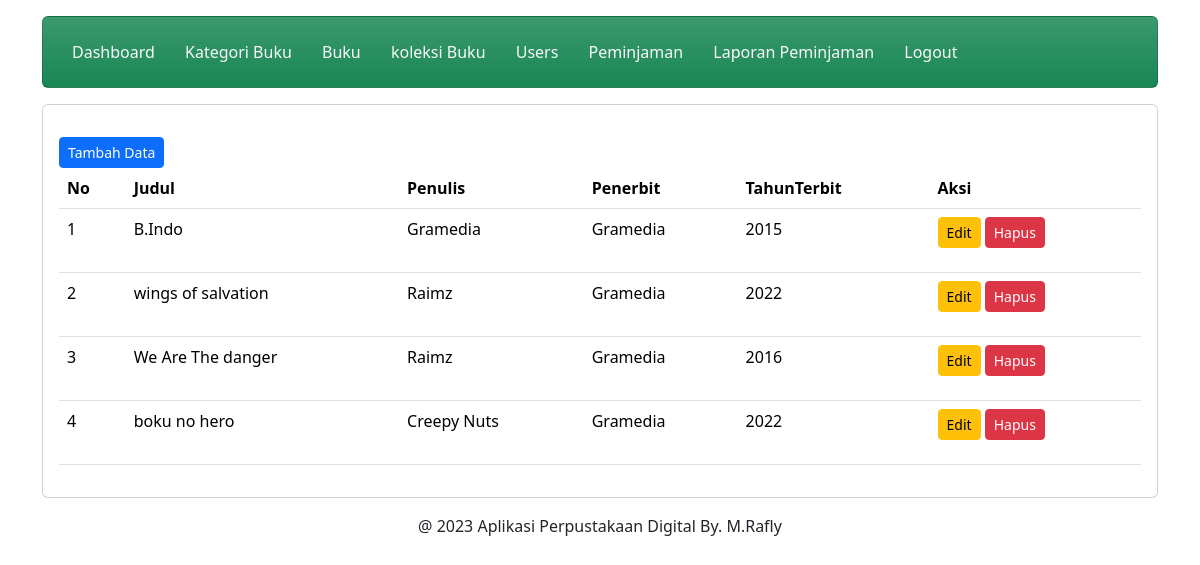
/admin/buku.php (signed in), run on the app's committed database.
### tables this page shows
CREATE TABLE `buku` (
  `BukuID` int(11) NOT NULL,
  `Judul` varchar(255) NOT NULL,
  `Penulis` varchar(255) NOT NULL,
  `Penerbit` varchar(255) NOT NULL,
  `TahunTerbit` int(11) NOT NULL
);

### admin/buku.php (the view, shortened to what this page needs)
<?php
include 'header.php';
include 'navbar.php';
?>
         <div class="content mt-3">
                <div class="card">
                    <div class="card-body">
                            <a href="tambah_buku.php" class="btn btn-primary btn-sm mt-3">Tambah Data</a>
                        <table class="table">
                            <thead>
                                <tr>
                                    <th>No</th>
                                    <th>Judul</th>
                                    <th>Penulis</th>
                                    <th>Penerbit</th>
                                    <th>TahunTerbit</th>
                                    <th>Aksi</th>
                                </tr>
                            </thead>
                            <tbody>
                            <?php
		include '../koneksi.php';
		$no = 1;
		$data = mysqli_query($koneksi,"select * from buku");
		while($d = mysqli_fetch_array($data)){
			?>
                                <tr>
                                    <td><?php echo $no++; ?></td>
                                    <td><?php echo $d['Judul']; ?></td>
                                    <td><?php echo $d['Penulis']; ?></td>
                                    <td><?php echo $d['Penerbit']; ?></td>
                                    <td><?php echo $d['TahunTerbit']; ?></td>
                                    <td>
                                        <a href="edit_buku.php?BukuID=<?php echo $d['BukuID']; ?>" class="btn btn-warning btn-sm mb-3">Edit</a>
                                        <a href="proses_hapus_buku.php?BukuID=<?php echo $d['BukuID']; ?>" class="btn btn-danger btn-sm mb-3">Hapus</a>
                                    </td>
                                </tr>
                                <?php }
                                ?>
                            </tbody>
                        </table>
                    </div>
                </div>
            </div>
            <?php
            include 'footer.php';
            ?>

### admin/header.php (shortened to what this page needs)
<!DOCTYPE html>
<html>
    <head>
        <link href="https://cdn.jsdelivr.net/npm/bootstrap@5.3.2/dist/css/bootstrap.min.css" rel="stylesheet">
    </head>
<body>
    <div class="container">

### admin/navbar.php
<div class="content mt-3">
            <div class="card  bg-success bg-gradient">
                <div class="card-body">
                    <a href="index.php" class="btn text-light">Dashboard</a>
                    <a href="kategori.php" class="btn text-light">Kategori Buku</a>
                    <a href="buku.php" class="btn text-light">Buku</a>
                    <a href="koleksi.php" class="btn text-light">koleksi Buku</a>
                    <a href="users.php" class="btn text-light">Users</a>
                    <a href="peminjaman.php" class="btn text-light">Peminjaman</a>
                    <a href="laporan_peminjaman.php" class="btn text-light">Laporan Peminjaman</a>
                    <a href="../logout.php" class="btn text-light">Logout</a>
            </div>
        </div>

### admin/footer.php (shortened to what this page needs)
        <div class="content mt-3">
            <p class="text-center">@ 2023 Aplikasi Perpustakaan Digital By. M.Rafly</p>
        </div>
    </div>
</body>
</html>

### data on the page
buku: Judul "B.Indo", Penulis "Gramedia", Penerbit "Gramedia", TahunTerbit "2015"
buku: Judul "wings of salvation", Penulis "Raimz", Penerbit "Gramedia", TahunTerbit "2022"
buku: Judul "We Are The danger", Penulis "Raimz", Penerbit "Gramedia", TahunTerbit "2016"
buku: Judul "boku no hero", Penulis "Creepy Nuts", Penerbit "Gramedia", TahunTerbit "2022"
